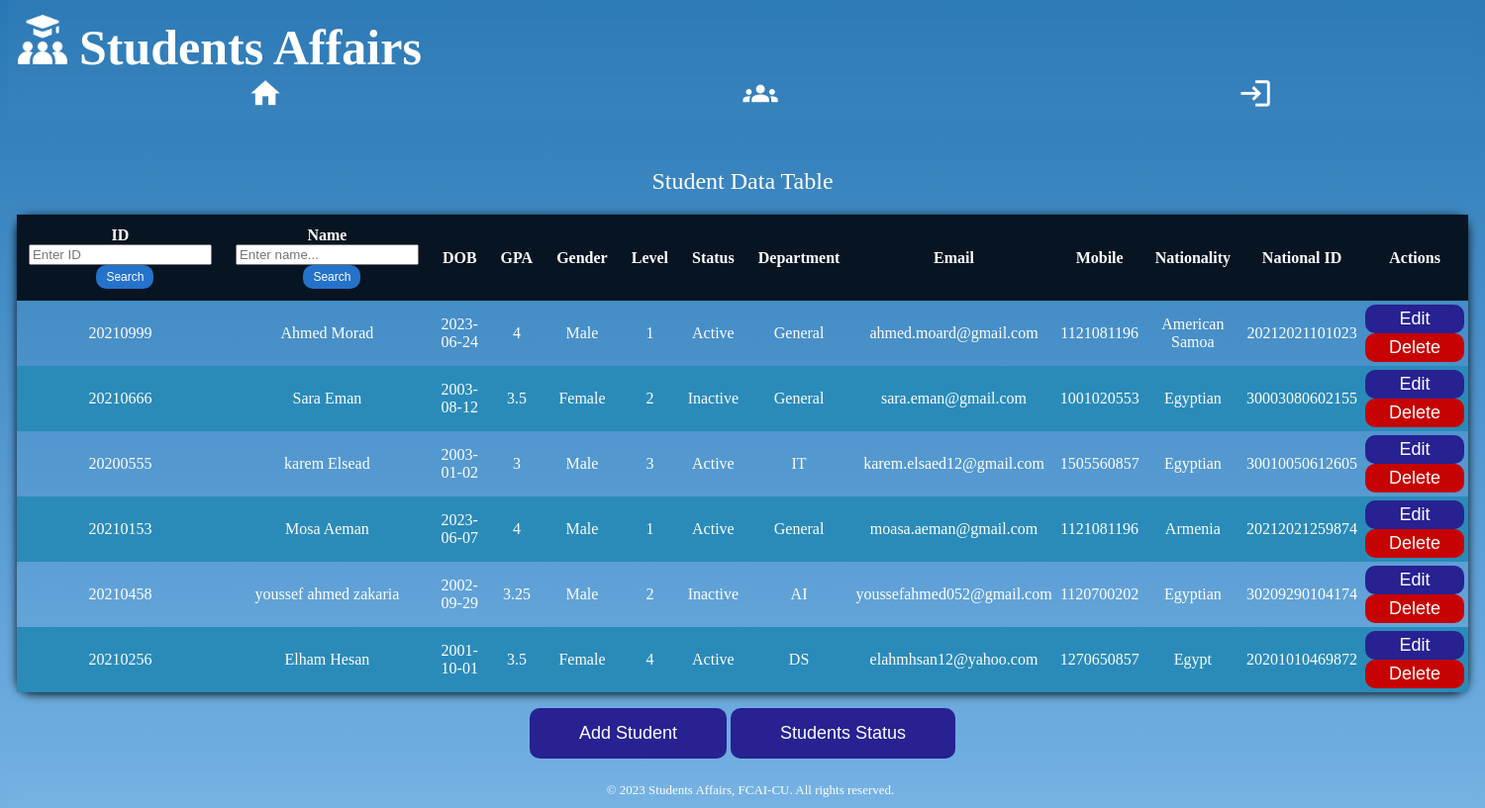
/dash_board/, run on an earlier commit of the app's database.
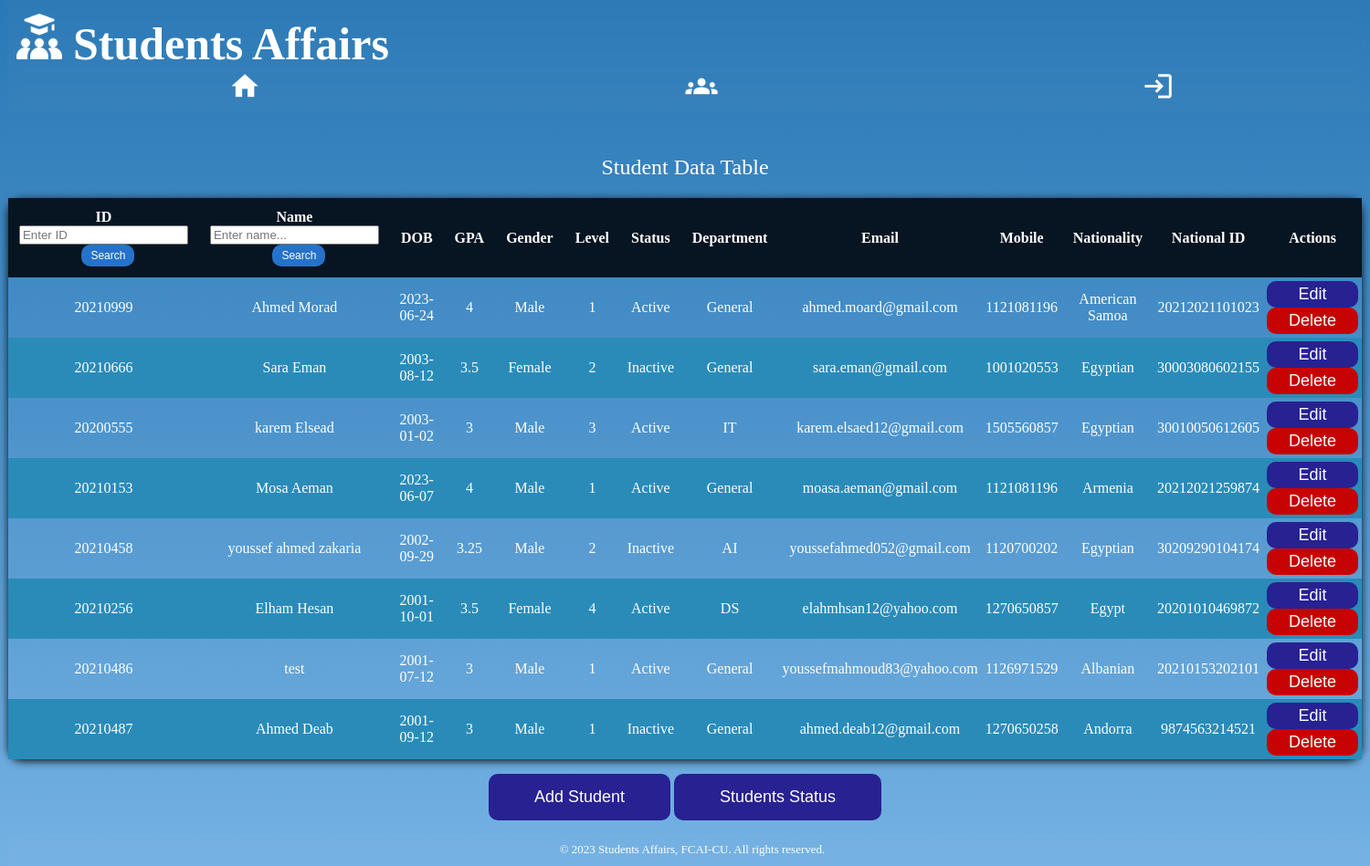
And on a later commit of the database.
### student/models.py (models this page shows, shortened)
class Data_Student(models.Model):
    StuID = models.IntegerField()
    StuName = models.CharField(max_length=255)
    DOB = models.CharField(max_length=255)
    GPA = models.CharField(max_length=255)
    Gender = models.CharField(max_length=255)
    level = models.IntegerField()
    Status = models.CharField(max_length=255)
    Department = models.CharField(max_length=255)
    Email = models.CharField(max_length=255)
    Mobile = models.IntegerField()
    Nationality = models.CharField(max_length=255)
    NationalityID = models.IntegerField(null=True)

### student/views.py (the view)
# urls.py: path('dash_board/', views.dashboard_view, name='dashboard'),
def dashboard_view(request):
    students = Data_Student.objects.all()
    return render(request, 'DashBoard.html', {'students': students})

### student/templates/DashBoard.html (shortened to what this page needs)
{% extends 'base.html'%}
{% load static %}
{% block content %}
<table class="std-table">
    <caption>Student Data Table<br></caption>
    <thead class="header-info">
        <tr>
            <th class="form-in-table">ID
                <input type="number" id="search_Id" name="search_Id" placeholder="Enter ID" required>
                <button id="search_Id-btn">Search</button>
            </th>
            <th class="form-in-table">Name
                <input type="text" id="search_Name" name="search_Name" placeholder="Enter name..." required>
                <button id="search_Name-btn">Search</button>
            </th>
            <th>DOB</th>
            <th>GPA</th>
            <th>Gender</th>
            <th>Level</th>
            <th>Status</th>
            <th>Department</th>
            <th>Email</th>
            <th>Mobile</th>
            <th>Nationality</th>
            <th>National ID</th>
            <th>Actions</th>
        </tr>
    </thead>
    <tbody class="records">
        {% for student in students %}
        <tr>
            <td>{{ student.StuID }}</td>
            <td>{{ student.StuName}}</td>
            <td>{{ student.DOB }}</td>
            <td>{{ student.GPA }}</td>
            <td>{{ student.Gender }}</td>
            <td>{{ student.level }}</td>
            <td>{{ student.Status }}</td>
            <td>{{ student.Department }}</td>
            <td>{{ student.Email }}</td>
            <td>{{ student.Mobile }}</td>
            <td>{{ student.Nationality }}</td>
            <td>{{ student.NationalityID }}</td>
            <td><button class="button-edit" data-index="{{ student.id }}">Edit</button>
                <button class="button-delete" data-index="{{ student.StuID }}">Delete</button>
            </td>
        </tr>
        {% endfor %}
    </tbody>
</table>
<div class="add-status-buttons">
    <a href="/add_student"><button>Add Student</button></a>
    <a href="/in_acitve_student"><button>Students Status</button></a>
</div>
{% endblock content %}

What changed in the data, as far as the page shows it:
added Data_Student: StuID "20210486", StuName "test", DOB "2001-07-12", GPA "3", Gender "Male", level "1", Status "Active", Department "General", Email "youssefmahmoud83@yahoo.com", Mobile "1126971529", Nationality "Albanian", NationalityID "20210153202101"
added Data_Student: StuID "20210487", StuName "Ahmed Deab", DOB "2001-09-12", GPA "3", Gender "Male", level "1", Status "Inactive", Department "General", Email "ahmed.deab12@gmail.com", Mobile "1270650258", Nationality "Andorra", NationalityID "9874563214521"
